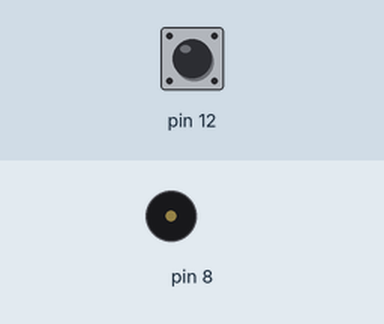
A sketch run on a simulated Arduino Uno, built with avr-gcc and run on an emulated ATmega328P. On the bench: buzzer (waves = sounding). The test bench sets the inputs (shaded band); at power-on: pin 12 HIGH.

Above: at 1.4 s.
At 5.07 s:
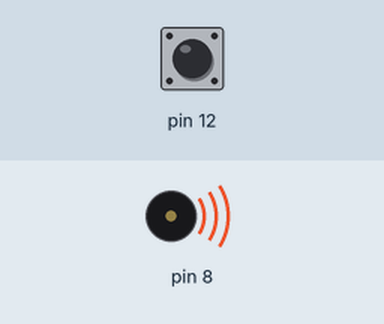
Timing chart, 0 to 5.7 s (numbered marks = the images above):
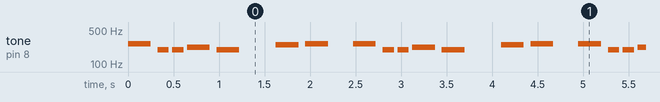

The sketch:

sketch_may18a.ino
```cpp
#define NOTE_C3 131
#define NOTE_D3 147
#define NOTE_E3 165
#define NOTE_F3 175
#define NOTE_G3 196
#define NOTE_A3 220
#define NOTE_B3 247
#define NOTE_C4 262

int melody[]={
  NOTE_C4,NOTE_G3,NOTE_G3,NOTE_A3,NOTE_G3,0,NOTE_B3,NOTE_C4
};
int noteDurations[]={
  4,8,8,4,4,4,4,4
};
int lovemelody[]={
  NOTE_G3,NOTE_F3,NOTE_E3,NOTE_D3,NOTE_C3
};
int lovenoteDurations[]={
  4,4,4,2,4
};

int buttonState = 0;
int num=0;

void setup() {
  // put your setup code here, to run once:
  pinMode(12,INPUT_PULLUP);
}

void loop() {
  // put your main code here, to run repeatedly:
  buttonState = digitalRead(12);
  if(buttonState == HIGH){
    for(int i=0;i<8;i++){
    int noteDuration =1000/noteDurations[i];
    tone(8,melody[i],noteDuration);

    int pauseBetweenNotes = noteDuration*1.3;
    delay(pauseBetweenNotes);
    noTone(8);
    }
  }
  else{
    for(int i=0;i<8;i++){
    int noteDuration =1000/lovenoteDurations[i];
    tone(8,lovemelody[i],noteDuration);

    int pauseBetweenNotes = noteDuration*1.3;
    delay(pauseBetweenNotes);
    noTone(8);
  }
  }
  delay(200);
}
```

Measured:
- by itself, tone on pin 8: repeats every 2.5 s: silent 0.08 s, 2 × (196 Hz 0.13 s, silent 0.04 s), 220 Hz 0.25 s, silent 0.08 s, 196 Hz 0.25 s, silent 0.40 s, 247 Hz 0.25 s, silent 0.08 s, 262 Hz 0.25 s, silent 0.28 s, 262 Hz 0.25 s
